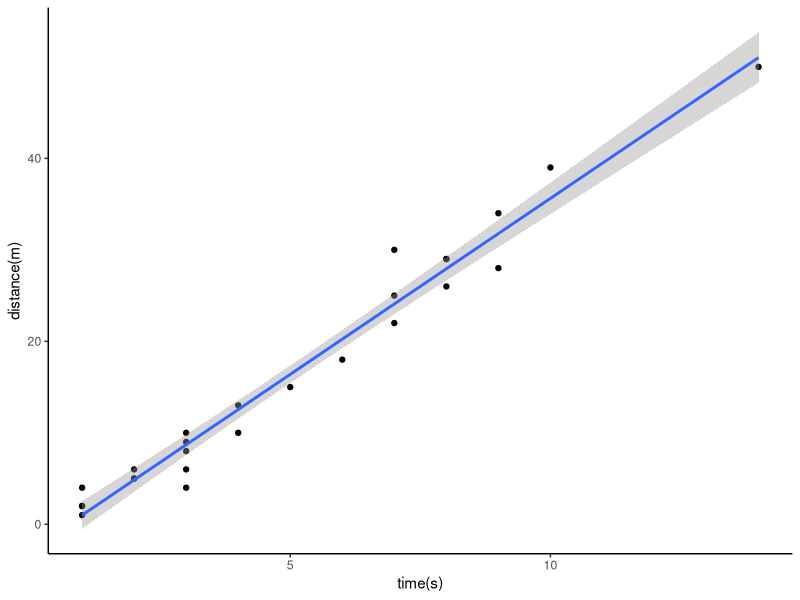

R code for this plot:
setwd("/Users/vivianyang/Desktop/Biocomputing")
library(ggplot2)
library(cowplot)
rando <- read.table("Ex9.txt", header=TRUE, sep="\t",stringsAsFactors = FALSE)
ggplot(data = rando, aes(x = Time, y = Distance))+geom_point()+xlab("time(s)")+ylab("distance(m)")+stat_smooth(method="lm")+theme_classic()
